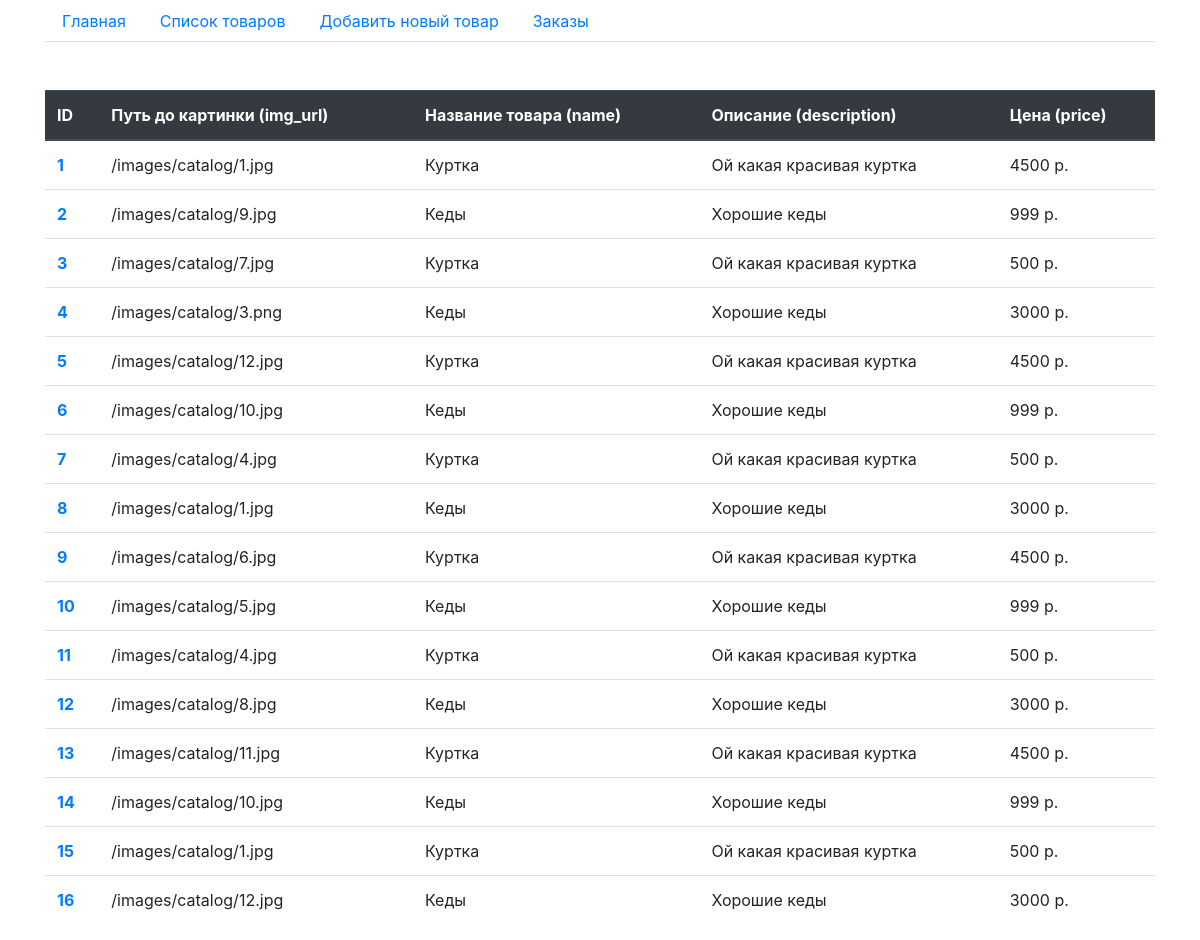
/admin/products.php, run on the app's committed database.
### tables this page shows
CREATE TABLE IF NOT EXISTS `products` (
  `id` int(11) NOT NULL AUTO_INCREMENT,
  `img_url` varchar(255) NOT NULL,
  `name` varchar(255) NOT NULL,
  `description` text NOT NULL,
  `price` float NOT NULL,
  PRIMARY KEY (`id`)
);

### admin/products.php (the view)
<?php
    include('parts/header.php');
    $sql = "SELECT * FROM products";
    $result = mysqli_query($link, $sql);
?>
<table class="table">
  <thead class="thead-dark">
    <tr>
      <th scope="col">ID</th>
      <th scope="col">Путь до картинки (img_url)</th>
      <th scope="col">Название товара (name)</th>
      <th scope="col">Описание (description)</th>
      <th scope="col">Цена (price)</th>
    </tr>
  </thead>
  <tbody>
    <?php while ($row = mysqli_fetch_assoc($result)) : ?>
        <tr>
            <th scope="row">
                <a href="/admin/product_edit.php?id=<?= $row['id']; ?>">
                    <?= $row['id']; ?>
                </a>
            </th>
            <td><?= $row['img_url']; ?></td>
            <td><?= $row['name']; ?></td>
            <td><?= $row['description']; ?></td>
            <td><?= $row['price']; ?> р.</td>
        </tr>
    <?php endwhile; ?>
  </tbody>
</table>
<?php include('parts/footer.php'); ?>

### admin/parts/header.php (shortened to what this page needs)
<!DOCTYPE html>
<html lang="ru">
<head>
    <link rel="stylesheet" href="https://stackpath.bootstrapcdn.com/bootstrap/4.4.1/css/bootstrap.min.css">
</head>
<body>
    <div class="container">
        <ul class="nav nav-tabs">
            <li class="nav-item">
                <a class="nav-link" href="/">Главная</a>
            </li>
            <li class="nav-item">
                <a class="nav-link" href="/admin/products.php">Список товаров</a>
            </li>
            <li class="nav-item">
                <a class="nav-link" href="/admin/product_add.php">Добавить новый товар</a>
            </li>
            <li class="nav-item">
                <a class="nav-link" href="/admin/orders.php">Заказы</a>
            </li>
        </ul>
        <br/><br/>

### admin/parts/footer.php
    </div>
</body>
</html>

### data on the page
products: id "1", img_url "/images/catalog/1.jpg", name "Куртка", description "Ой какая красивая куртка", price "4500"
products: id "2", img_url "/images/catalog/9.jpg", name "Кеды", description "Хорошие кеды", price "999"
products: id "3", img_url "/images/catalog/7.jpg", name "Куртка", description "Ой какая красивая куртка", price "500"
products: id "4", img_url "/images/catalog/3.png", name "Кеды", description "Хорошие кеды", price "3000"
products: id "5", img_url "/images/catalog/12.jpg", name "Куртка", description "Ой какая красивая куртка", price "4500"
products: id "6", img_url "/images/catalog/10.jpg", name "Кеды", description "Хорошие кеды", price "999"
products: id "7", img_url "/images/catalog/4.jpg", name "Куртка", description "Ой какая красивая куртка", price "500"
products: id "8", img_url "/images/catalog/1.jpg", name "Кеды", description "Хорошие кеды", price "3000"
products: id "9", img_url "/images/catalog/6.jpg", name "Куртка", description "Ой какая красивая куртка", price "4500"
products: id "10", img_url "/images/catalog/5.jpg", name "Кеды", description "Хорошие кеды", price "999"
products: id "11", img_url "/images/catalog/4.jpg", name "Куртка", description "Ой какая красивая куртка", price "500"
products: id "12", img_url "/images/catalog/8.jpg", name "Кеды", description "Хорошие кеды", price "3000"
products: id "13", img_url "/images/catalog/11.jpg", name "Куртка", description "Ой какая красивая куртка", price "4500"
products: id "14", img_url "/images/catalog/10.jpg", name "Кеды", description "Хорошие кеды", price "999"
products: id "15", img_url "/images/catalog/1.jpg", name "Куртка", description "Ой какая красивая куртка", price "500"
products: id "16", img_url "/images/catalog/12.jpg", name "Кеды", description "Хорошие кеды", price "3000"
